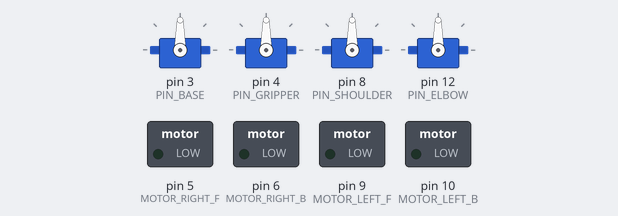
A sketch run on a simulated Arduino Uno, built with avr-gcc and run on an emulated ATmega328P. Parts: 4 × servo, switched loads named in the sketch (green lamp = pin HIGH). What the sketch prints to the serial monitor is not drawn.

Above: at 0.1 s.
At 5.1 s:
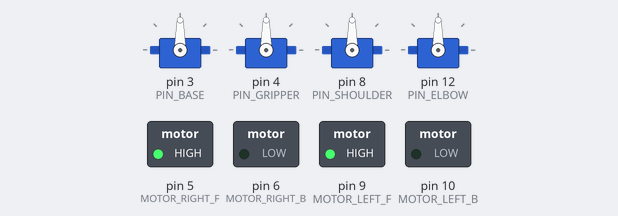
At 9.6 s:
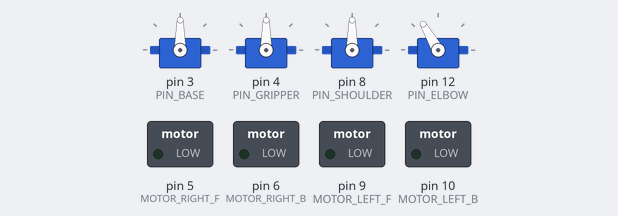
At 10.4 s:
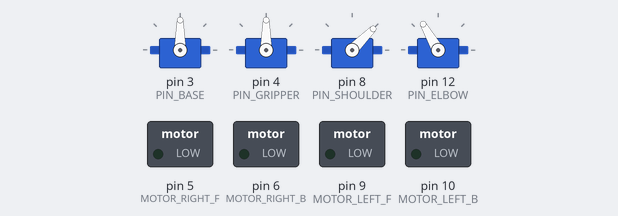
At 11.2 s:
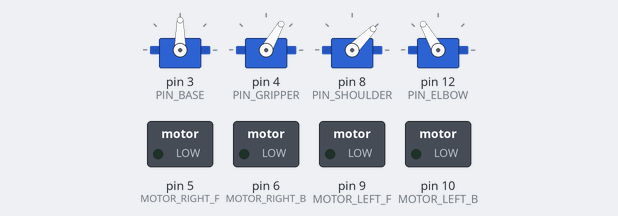
At 13.0 s:
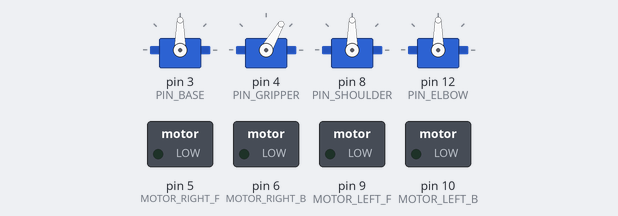
Timing chart, 0 to 14.5 s (numbered marks = the images above):
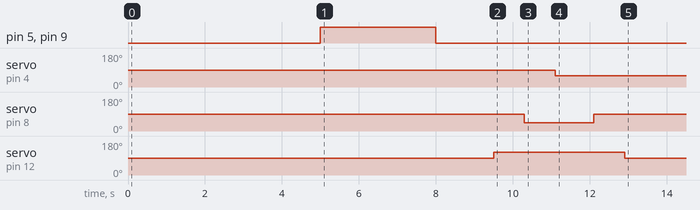

The sketch:

sketch_may22d.ino
```cpp
// ============================================================
// 智能搬运机器人 - 底盘移动与四轴机械臂联合抓取任务
// ============================================================
#include <Servo.h>

// --- 1. 机械臂引脚与对象 ---
Servo myBase, myGripper, myShoulder, myElbow;
const int PIN_BASE = 3;
const int PIN_GRIPPER = 4;
const int PIN_SHOULDER = 8;
const int PIN_ELBOW = 12;

// --- 2. 机械臂安全角度 (极其重要：请填入你之前测出的完美角度！) ---
const int GRIPPER_OPEN = 90;    // 夹爪张开
const int GRIPPER_CLOSE = 60;   // 夹爪闭合 (绝对不能写太小导致吱吱声)

const int SHOULDER_UP = 90;     // 大臂抬起安全高度
const int SHOULDER_DOWN = 45;   // 大臂下探抓取高度

const int ELBOW_RETRACT = 90;   // 小臂收回
const int ELBOW_EXTEND = 120;   // 小臂伸出

const int BASE_CENTER = 90;     // 底座居中朝前

// --- 3. 底盘电机引脚定义 (已更新为你的最新接线) ---
const int MOTOR_LEFT_F = 9;     // 左轮前进
const int MOTOR_LEFT_B = 10;    // 左轮后退
const int MOTOR_RIGHT_F = 5;    // 右轮前进
const int MOTOR_RIGHT_B = 6;    // 右轮后退

// --- 4. 运动参数 (核心调参区) ---
// 小车走完 1 米大概需要的毫秒数 (需要你真实测试并修改)
const unsigned long TIME_1_METER = 3000;

// 任务锁：保证整套动作只执行一次
bool taskCompleted = false;

void setup() {
  Serial.begin(9600);

  // 1. 初始化电机引脚并确保刹车
  pinMode(MOTOR_LEFT_F, OUTPUT);
  pinMode(MOTOR_LEFT_B, OUTPUT);
  pinMode(MOTOR_RIGHT_F, OUTPUT);
  pinMode(MOTOR_RIGHT_B, OUTPUT);
  stopCar();

  // 2. 初始化机械臂引脚
  myBase.attach(PIN_BASE);
  myGripper.attach(PIN_GRIPPER);
  myShoulder.attach(PIN_SHOULDER);
  myElbow.attach(PIN_ELBOW);

  // 3. 开机先让机械臂复位到防御姿态，防撞击
  Serial.println("系统复位中...");
  myBase.write(BASE_CENTER);
  myShoulder.write(SHOULDER_UP);
  myElbow.write(ELBOW_RETRACT);
  myGripper.write(GRIPPER_OPEN);

  // 留出 5 秒钟，让你把小车放到起跑线上，并放好目标物块
  Serial.println("准备就绪！5 秒后开始冲刺抓取！");
  delay(5000);
}

void loop() {
  // 如果任务还没做完，就开始流水线作业
  if (!taskCompleted) {
    Serial.println(">>> 联合抓取任务开始 <<<");

    // ==========================================
    // 阶段一：底盘寻的 (前进 1 米)
    // ==========================================
    Serial.println("1. 小车前进中...");
    moveForward();
    delay(TIME_1_METER); // 持续通电前进设定的时间

    stopCar();
    Serial.println("到达目标点，紧急刹车！");
    delay(1500); // 停稳，等车身不晃了再动手

    // ==========================================
    // 阶段二：探手抓取
    // ==========================================
    Serial.println("2. 机械臂下探...");
    myElbow.write(ELBOW_EXTEND);
    delay(800);
    myShoulder.write(SHOULDER_DOWN);
    delay(800);

    Serial.println("3. 夹爪闭合，死死咬住...");
    myGripper.write(GRIPPER_CLOSE);
    delay(1000);

    // ==========================================
    // 阶段三：安全收回
    // ==========================================
    Serial.println("4. 举起战利品，收回手臂...");
    myShoulder.write(SHOULDER_UP);
    delay(800);
    myElbow.write(ELBOW_RETRACT);
    delay(800);

    Serial.println(">>> 任务圆满成功！引擎熄火，原地待命 <<<");
    // 闭锁，防止 loop 循环导致车子一直往前开
    taskCompleted = true;
  }
}

// --- 电机底层控制函数 ---
void moveForward() {
  digitalWrite(MOTOR_LEFT_F, HIGH);
  digitalWrite(MOTOR_LEFT_B, LOW);
  digitalWrite(MOTOR_RIGHT_F, HIGH);
  digitalWrite(MOTOR_RIGHT_B, LOW);
}

void stopCar() {
  digitalWrite(MOTOR_LEFT_F, LOW);
  digitalWrite(MOTOR_LEFT_B, LOW);
  digitalWrite(MOTOR_RIGHT_F, LOW);
  digitalWrite(MOTOR_RIGHT_B, LOW);
}
```

Measured:
- by itself, pin 5 (MOTOR_RIGHT_F), pin 9 (MOTOR_LEFT_F): LOW → HIGH at 5.0 s, → LOW 3.0 s later
- by itself, servo on pin 4 (PIN_GRIPPER): 90° → 60° at 11.1 s
- by itself, servo on pin 8 (PIN_SHOULDER): 90° → 45° at 10.3 s, → 90° 1.8 s later
- by itself, servo on pin 12 (PIN_ELBOW): 90° → 120° at 9.5 s, → 90° 3.4 s later
